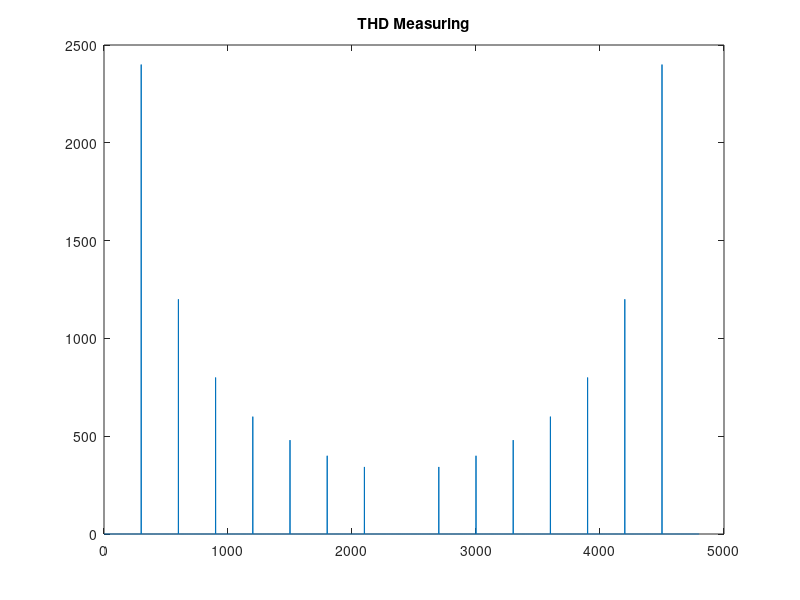

This figure's MATLAB source: (Note: this script raises an error after producing the figure.)
%We generate a signal with a artificial THD

%Initial parameters
D = 0.1;
Fs = 48000;
t = 0:(1/Fs):D-(1/Fs);
n = 0 : 1 : D*Fs - 1;
A0 = 1;
fo = 3000;
N = 7; %Num harmonics

%Generate the pure sinusoid at 1000Hz
senyal = A0 * sin(2*pi*fo*t);
sum_harm_sq = 0; %Sum harmonics squared
%A = A0 / 2;
%9 harmonics
for i = 2:N
    A = A0 / i;
    senyal = senyal + A * sin(2*pi*fo*i*t);
    sum_harm_sq = sum_harm_sq + A^2;
end

plot(n, abs(fft(senyal)));
title('THD Measuring');
hold on;
thd_theo = sqrt(sum_harm_sq) / A0
thd(senyal)
hold off;

%The same THD function that the final project has
function THD = thd(d) %Measures the THD of the d signal
        td = abs(fft(d));
        len = floor(length(td)/2);

        % Finds the first maximum and where is it located
        [a0,f0] = max(td(1:floor(len/2))); 
        scatter(f0,a0,'filled','r');
        text(f0 + 100, a0, num2str(a0));
        hold on;
        num_har = floor(len / f0); % Calculates the number of harmonics the FFT will have
        p_har = 0; %Harmonics power

        %EXTRA FOR SHOWING A PLOT
        harmonics = zeros(num_har-1,2); %Primera fila amplitud, segona freq
        
        % Finds the power of every harmonic and adds them together
        for i = 1 : num_har - 1     
            [ai,fi] = max( td( floor( (i+1) * (f0-1) - 5 ) : floor( (i+1) * (f0-1) + 5 ) ) );
            p_har = p_har + ai^2;
            
            harmonics(i,1) = ai;
            harmonics(i,2) = (f0-1)*(i+1) - 5 + fi - 2;             
            text((f0-1)*(i+1) - 5 + fi - 2, ai + 100, num2str(ai));
            hold on;
        end
        THD = sqrt(p_har)/a0; %THD calculation
        scatter(harmonics(:,2),harmonics(:,1),'g');
    end